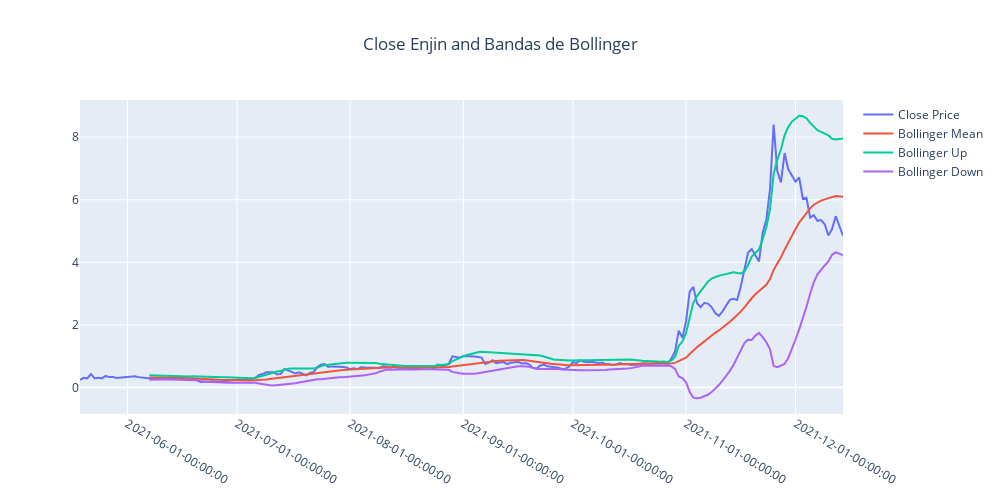

The code cell stored with this chart in its notebook:
### Code cell
indicator_bb = BollingerBands(close=sand["Close"], window=20, window_dev=2)

sand['bb_bbm'] = indicator_bb.bollinger_mavg()
sand['bb_bbh'] = indicator_bb.bollinger_hband()
sand['bb_bbl'] = indicator_bb.bollinger_lband()

fig = make_subplots(rows=1, cols=1)

fig.add_trace(go.Scatter(
    x=sand.index, y=sand['Close'], name='Close Price'
), row=1, col=1)

fig.add_trace(go.Scatter(
    x=sand.index, y=sand['bb_bbm'], name='Bollinger Mean'
), row=1, col=1)

fig.add_trace(go.Scatter(
    x=sand.index, y=sand['bb_bbh'], name='Bollinger Up'
), row=1, col=1)


fig.add_trace(go.Scatter(
    x=sand.index, y=sand['bb_bbl'], name='Bollinger Down'
), row=1, col=1)

fig.update_layout(height=500, width=1000, title_text="Close Sand Box and Bandas de Bollinger", title_x=0.5, xaxis_tickformat = '%Y-%m-%d-%H:%M:%S')
fig.show()

### Figure 1 — Plotly figure (JSON) as saved in the notebook; plotly's stock layout.template omitted (floating-point values rounded to 4 significant figures; data arrays with more than 128 entries replaced by an {"elided": "..."} marker saying what was removed)
{"data": [{"name": "Close Price", "type": "scatter", "x": {"elided": "209 str values"}, "xaxis": "x", "y": {"elided": "209 float values"}, "yaxis": "y"}, {"name": "Bollinger Mean", "type": "scatter", "x": {"elided": "209 str values"}, "xaxis": "x", "y": {"elided": "209 float values"}, "yaxis": "y"}, {"name": "Bollinger Up", "type": "scatter", "x": {"elided": "209 str values"}, "xaxis": "x", "y": {"elided": "209 float values"}, "yaxis": "y"}, {"name": "Bollinger Down", "type": "scatter", "x": {"elided": "209 str values"}, "xaxis": "x", "y": {"elided": "209 float values"}, "yaxis": "y"}], "layout": {"height": 500, "title": {"text": "Close Enjin and Bandas de Bollinger", "x": 0.5}, "width": 1000, "xaxis": {"anchor": "y", "domain": [0, 1], "tickformat": "%Y-%m-%d-%H:%M:%S"}, "yaxis": {"anchor": "x", "domain": [0, 1]}}}
